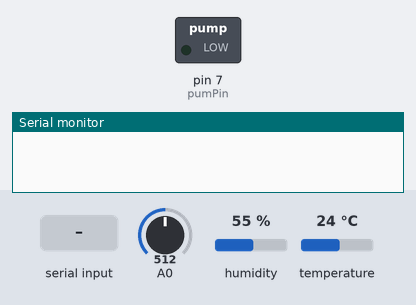
Simulated run of this sketch. Board: Arduino Uno, built with avr-gcc and run on an emulated ATmega328P. Shown: switched loads named in the sketch (green lamp = pin HIGH), the last lines printed to the serial monitor. The test bench sets the inputs (shaded band); at power-on: A0 = 512, humidity 55 %, temperature 24 °C.

Above: at 1.9 s.
2.0 s: "1" received over Serial
At 3.9 s:
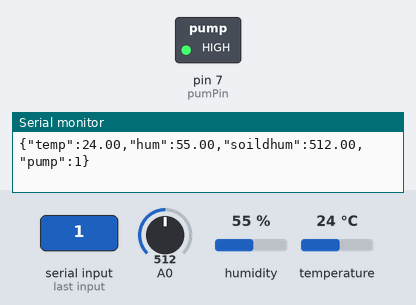
4.5 s: "0" received over Serial
At 5.8 s:
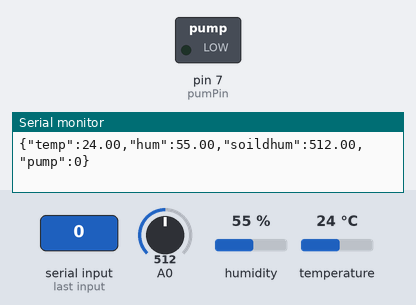
Timing chart, 0 to 7.5 s (numbered marks = the images above; inputs shaded):
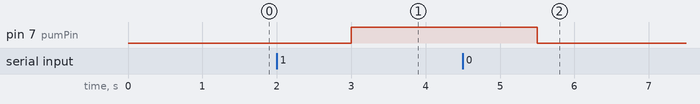

The sketch:

UnoSerial.ino
```cpp
#include "DHT.h"        // including the library of DHT11 temperature and humidity sensor
#define DHTTYPE DHT11   // DHT 11

#define dht_dpin 8
DHT dht(dht_dpin, DHTTYPE);
#define pumPin 7

String answer="";
float h=0;
float t =0;
float soildHum=0;
void setup() {
  // put your setup code here, to run once:
  digitalWrite(pumPin,LOW); // Turn off the Pump by default
  Serial.begin(19200);
  pinMode(A0, INPUT);
  pinMode(pumPin,OUTPUT);
  dht.begin();
  delay(700);
}

void loop() {
  // start Reeding soildHum as loop cause soild huminity has slow response time
  soildHum = analogRead(A0);
  if(Serial.available()){
      answer=Serial.readString();
      if(answer=="0"){
           digitalWrite(pumPin,LOW);
           h = dht.readHumidity();
           t= dht.readTemperature();

           if (isnan(h) || isnan(t)){
            return;
           }else{
            Serial.println("{\"temp\":"+ String(t)+",\"hum\":"+String(h)+",\"soildhum\":"+String(soildHum)+",\"pump\":"+"0"+"}");
           }
        }
      if(answer=="1"){
           digitalWrite(pumPin,HIGH);
           h = dht.readHumidity();
           t= dht.readTemperature();

           if (isnan(h) || isnan(t)){
            return;
           }else{
            Serial.println("{\"temp\":"+ String(t)+",\"hum\":"+String(h)+",\"soildhum\":"+String(soildHum)+",\"pump\":"+"1"+"}");
           }
        }
    }
}
```

Measured:
- after the input at 2.0 s, pin 7 (pumPin): LOW → HIGH after 1.0 s
- after the input at 4.5 s, pin 7 (pumPin): HIGH → LOW after 1.0 s
